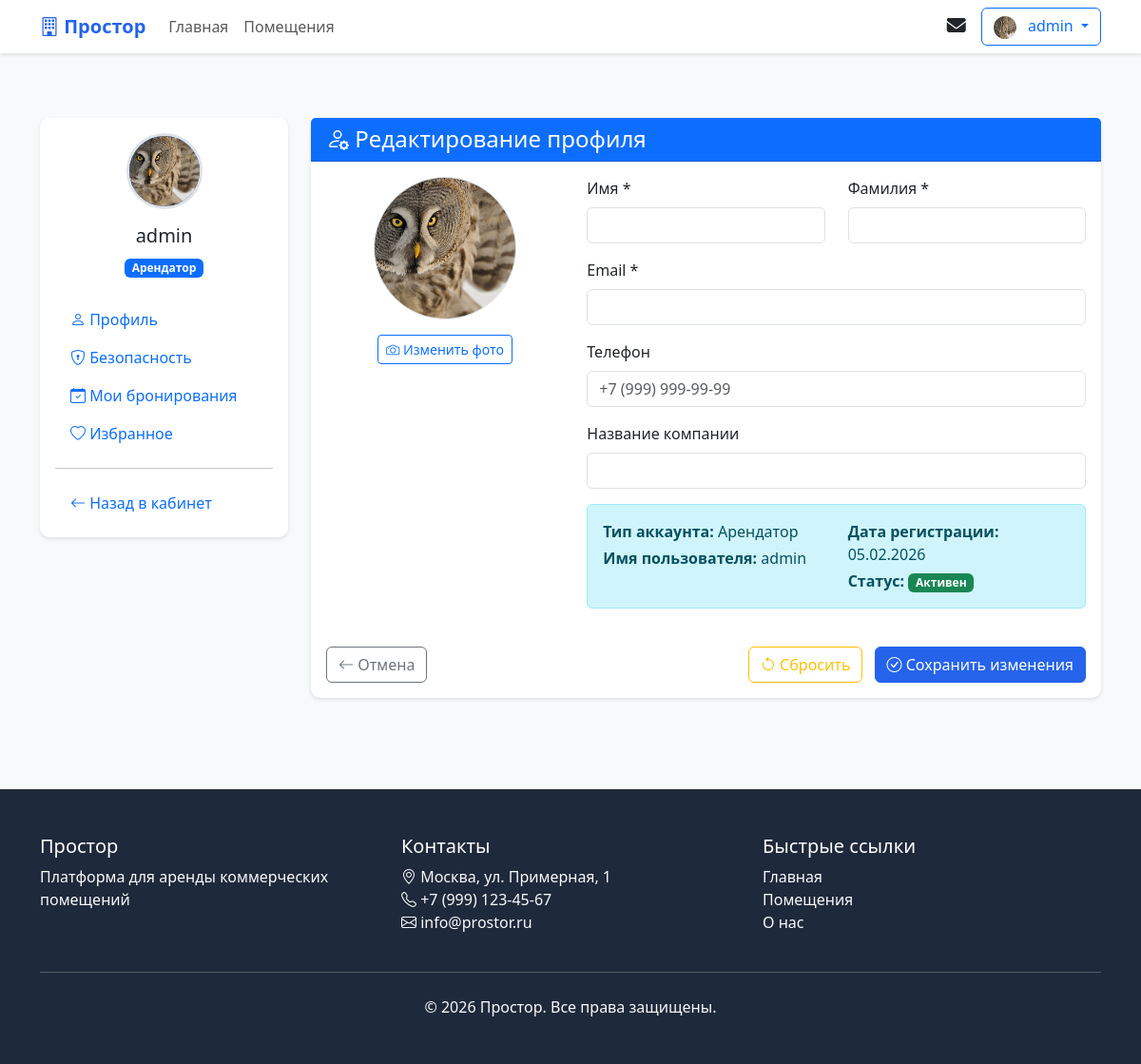
The app's page /profile/edit/ (signed in) with its own data.
### core/models.py (models this page shows, shortened)
class User(AbstractUser):
    USER_TYPE_CHOICES = [
        ('tenant', 'Арендатор'),
        ('landlord', 'Арендодатель'),
        ('admin', 'Администратор'),
    ]
    user_type = models.CharField(
        max_length=20,
        choices=USER_TYPE_CHOICES,
        default='tenant',
        verbose_name='Тип пользователя'
    )
    avatar = models.ImageField(
        upload_to='avatars/',
        null=True,
        blank=True,
        verbose_name='Аватар'
    )
    phone = models.CharField(
        max_length=20,
        blank=True,
        null=True,
        verbose_name='Телефон'
    )
    company_name = models.CharField(
        max_length=100,
        blank=True,
        null=True,
        verbose_name='Название компании'
    )
    email_verified = models.BooleanField(
        default=False,
        verbose_name='Email подтвержден'
    )
    phone_verified = models.BooleanField(
        default=False,
        verbose_name='Телефон подтвержден'
    )
    class Meta:
        verbose_name = 'Пользователь'
        verbose_name_plural = 'Пользователи'

### core/views.py (the view)
# urls.py: path('profile/edit/', views.edit_profile, name='edit_profile'),
@login_required
def edit_profile(request):
    if request.method == 'POST':
        form = CustomUserChangeForm(request.POST, request.FILES, instance=request.user)
        if form.is_valid():
            form.save()
            messages.success(request, 'Профиль успешно обновлен.')
            return redirect('dashboard')
    else:
        form = CustomUserChangeForm(instance=request.user)
    return render(request, 'core/edit_profile.html', {
        'form': form,
        'title': 'Редактирование профиля'
    })

### core/forms.py (shortened to what this page needs)
class CustomUserChangeForm(UserChangeForm):
    phone = forms.CharField(
        required=False,
        max_length=20,
        widget=forms.TextInput(attrs={
            'class': 'form-control',
            'placeholder': '+7 (999) 999-99-99',
            'id': 'phone'
        })
    )
    class Meta:
        model = User
        fields = ['avatar', 'first_name', 'last_name', 'email', 'phone', 'company_name']
        widgets = {
            'avatar': forms.FileInput(attrs={
                'class': 'form-control',
                'accept': 'image/*'
            }),
            'first_name': forms.TextInput(attrs={
                'class': 'form-control'
            }),
            'last_name': forms.TextInput(attrs={
                'class': 'form-control'
            }),
            'email': forms.EmailInput(attrs={
                'class': 'form-control'
            }),
            'company_name': forms.TextInput(attrs={
                'class': 'form-control'
            }),
        }

### templates/core/edit_profile.html (shortened to what this page needs)
{% extends 'base.html' %}
{% block content %}
<div class="container py-5">
    <div class="row">
        <div class="col-lg-3 mb-4">
            <div class="card">
                <div class="card-body">
                    <div class="text-center mb-4">
                        <div class="avatar-circle bg-primary text-white d-inline-flex align-items-center justify-content-center rounded-circle mb-3"
                             style="width: 80px; height: 80px; font-size: 2rem;">
                            {% if user.avatar %}
                                <img src="{{ user.avatar.url }}" class="rounded-circle" style="width: 100%; height: 100%; object-fit: cover;">
                            {% else %}
                                {{ user.get_full_name|default:user.username|first|upper }}
                            {% endif %}
                        </div>
                        <h5>{{ user.get_full_name|default:user.username }}</h5>
                        <span class="badge bg-primary">{{ user.get_user_type_display }}</span>
                    </div>
                    <nav class="nav flex-column">
                        <a class="nav-link active" href="{% url 'edit_profile' %}">
                            <i class="bi bi-person"></i> Профиль
                        </a>
                        <a class="nav-link" href="{% url 'change_password' %}">
                            <i class="bi bi-shield-lock"></i> Безопасность
                        </a>
                        <a class="nav-link" href="{% url 'my_bookings' %}">
                            <i class="bi bi-calendar-check"></i> Мои бронирования
                        </a>
                        <a class="nav-link" href="{% url 'my_favorites' %}">
                            <i class="bi bi-heart"></i> Избранное
                        </a>
                        <hr>
                        <a class="nav-link" href="{% url 'dashboard' %}">
                            <i class="bi bi-arrow-left"></i> Назад в кабинет
                        </a>
                    </nav>
                </div>
            </div>
        </div>
        <div class="col-lg-9">
            <div class="card">
                <div class="card-header bg-primary text-white">
                    <h4 class="mb-0"><i class="bi bi-person-gear"></i> Редактирование профиля</h4>
                </div>
                <div class="card-body">
                    <form method="post" enctype="multipart/form-data" novalidate>
                        <div class="row">
                            <div class="col-md-4 mb-4">
                                <div class="text-center">
                                    <div class="mb-3">
                                        <div class="avatar-circle bg-light border d-inline-flex align-items-center justify-content-center rounded-circle mb-3"
                                             style="width: 150px; height: 150px; font-size: 3rem; overflow: hidden;">
                                            {% if user.avatar %}
                                                <img src="{{ user.avatar.url }}" id="avatarPreview" class="w-100 h-100" style="object-fit: cover;">
                                            {% else %}
                                                <div id="avatarPreview" class="w-100 h-100 d-flex align-items-center justify-content-center bg-primary text-white">
                                                    {{ user.get_full_name|default:user.username|first|upper }}
                                                </div>
                                            {% endif %}
                                        </div>
                                        <label for="{{ form.avatar.id_for_label }}" class="btn btn-outline-primary btn-sm">
                                            <i class="bi bi-camera"></i> Изменить фото
                                        </label>
                                    </div>
                                </div>
                            </div>
                            <div class="col-md-8">
                                <div class="row">
                                    <div class="col-md-6 mb-3">
                                        <label class="form-label">Имя *</label>
                                        {{ form.first_name }}
                                    </div>
                                    <div class="col-md-6 mb-3">
                                        <label class="form-label">Фамилия *</label>
                                        {{ form.last_name }}
                                    </div>
                                </div>
                                <div class="mb-3">
                                    <label class="form-label">Email *</label>
                                    {{ form.email }}
                                </div>
                                <div class="mb-3">
                                    <label class="form-label">Телефон</label>
                                    {{ form.phone }}
                                </div>
                                <div class="mb-3">
                                    <label class="form-label">Название компании</label>
                                    {{ form.company_name }}
                                </div>
                                <div class="alert alert-info">
                                    <div class="row">
                                        <div class="col-md-6">
                                            <p class="mb-1"><strong>Тип аккаунта:</strong> {{ user.get_user_type_display }}</p>
                                            <p class="mb-1"><strong>Имя пользователя:</strong> {{ user.username }}</p>
                                        </div>
                                        <div class="col-md-6">
                                            <p class="mb-1"><strong>Дата регистрации:</strong> {{ user.date_joined|date:"d.m.Y" }}</p>
                                            <p class="mb-0"><strong>Статус:</strong>
                                                {% if user.is_active %}
                                                <span class="badge bg-success">Активен</span>
                                                {% else %}
                                                <span class="badge bg-danger">Неактивен</span>
                                                {% endif %}
                                            </p>
                                        </div>
                                    </div>
                                </div>
                            </div>
                        </div>
                        <div class="d-flex justify-content-between mt-4">
                            <a href="{% url 'dashboard' %}" class="btn btn-outline-secondary">
                                <i class="bi bi-arrow-left"></i> Отмена
                            </a>
                            <div>
                                <button type="reset" class="btn btn-outline-warning me-2">
                                    <i class="bi bi-arrow-counterclockwise"></i> Сбросить
                                </button>
                                <button type="submit" class="btn btn-primary">
                                    <i class="bi bi-check-circle"></i> Сохранить изменения
                                </button>
                            </div>
                        </div>
                    </form>
                </div>
            </div>
        </div>
    </div>
</div>
{% endblock %}

### templates/base.html (shortened to what this page needs)
<!DOCTYPE html>
<html lang="ru">
<head>
    <link href="https://cdn.jsdelivr.net/npm/bootstrap@5.3.0/dist/css/bootstrap.min.css" rel="stylesheet">
    <link rel="stylesheet" href="https://cdn.jsdelivr.net/npm/bootstrap-icons@1.10.0/font/bootstrap-icons.css">
    <link rel="stylesheet" href="https://cdnjs.cloudflare.com/ajax/libs/font-awesome/6.4.0/css/all.min.css">
</head>
<body>
    <nav class="navbar navbar-expand-lg navbar-light bg-white fixed-top">
        <div class="container">
            <a class="navbar-brand" href="{% url 'home' %}">
                <i class="bi bi-building"></i> Простор
            </a>
            <div class="collapse navbar-collapse" id="navbarNav">
                <ul class="navbar-nav me-auto">
                    <li class="nav-item">
                        <a class="nav-link" href="{% url 'home' %}">Главная</a>
                    </li>
                    <li class="nav-item">
                        <a class="nav-link" href="{% url 'property_list' %}">Помещения</a>
                    </li>
                </ul>
                <div class="d-flex align-items-center">
                    {% if user.is_authenticated %}
                        <div class="dropdown me-3">
                            <a class="nav-link position-relative" href="{% url 'messages_list' %}" title="Сообщения">
                                <i class="fas fa-envelope fs-5"></i>
                            </a>
                        </div>
                        <div class="dropdown">
                            <button class="btn btn-outline-primary dropdown-toggle" type="button"
                                    data-bs-toggle="dropdown">
                                {% if user.avatar %}
                                    <img src="{{ user.avatar.url }}" class="rounded-circle me-2"
                                         width="24" height="24" alt="Аватар">
                                {% else %}
                                    <i class="bi bi-person-circle me-2"></i>
                                {% endif %}
                                {{ user.username }}
                            </button>
                        </div>
                    {% else %}
                        <a href="{% url 'login' %}" class="btn btn-outline-primary me-2">Войти</a>
                        <a href="{% url 'register' %}" class="btn btn-primary">Регистрация</a>
                    {% endif %}
                </div>
            </div>
        </div>
    </nav>
    <main>
        {% block content %}{% endblock %}
    </main>
    <footer class="py-5 mt-5">
        <div class="container">
            <div class="row">
                <div class="col-md-4">
                    <h5>Простор</h5>
                    <p class="text-light">Платформа для аренды коммерческих помещений</p>
                </div>
                <div class="col-md-4">
                    <h5>Контакты</h5>
                    <ul class="list-unstyled text-light">
                        <li><i class="bi bi-geo-alt"></i> Москва, ул. Примерная, 1</li>
                        <li><i class="bi bi-telephone"></i> +7 (999) 123-45-67</li>
                        <li><i class="bi bi-envelope"></i> info@prostor.ru</li>
                    </ul>
                </div>
                <div class="col-md-4">
                    <h5>Быстрые ссылки</h5>
                    <ul class="list-unstyled">
                        <li><a href="{% url 'home' %}" class="text-light text-decoration-none">Главная</a></li>
                        <li><a href="{% url 'property_list' %}" class="text-light text-decoration-none">Помещения</a></li>
                        <li><a href="#" class="text-light text-decoration-none">О нас</a></li>
                    </ul>
                </div>
            </div>
            <hr class="my-4 text-light">
            <div class="text-center">
                <p class="text-light mb-0">&copy; 2026 Простор. Все права защищены.</p>
            </div>
        </div>
    </footer>
</body>
</html>

### templates/base.html (style rules this page uses)
:root { --primary: #2563eb; --secondary: #64748b; --success: #10b981; --warning: #f59e0b; --danger: #ef4444; --light: #f8fafc; --dark: #1e293b; }
body { background-color: #f8f9fa; padding-top: 76px; }
.navbar { box-shadow: 0 2px 4px rgba(0,0,0,0.1); }
.navbar-brand { font-weight: bold; color: var(--primary) !important; }
.card { border: none; box-shadow: 0 2px 4px rgba(0,0,0,0.1); border-radius: 10px; }
.btn-primary { background-color: var(--primary); border-color: var(--primary); }
footer { background-color: var(--dark); color: white; margin-top: auto; }

### records on screen
User: avatar (picture), username "admin", get_full_name "admin", user_type "Арендатор", date_joined "05.02.2026"
